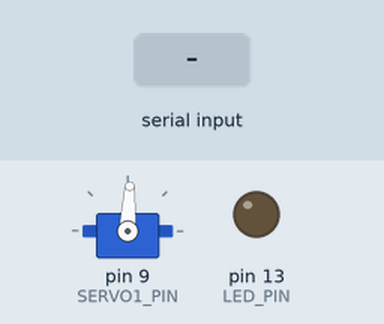
Simulated run of this sketch. Board: Arduino Uno, built with avr-gcc and run on an emulated ATmega328P. On the bench: servo, output pins drawn as LEDs (lit = HIGH). Inputs (shaded band) come from the test bench. What the sketch prints to the serial monitor is not drawn.

Above: at 1.7 s.
1.8 s: "T:45\n" received over Serial
At 2.1 s:
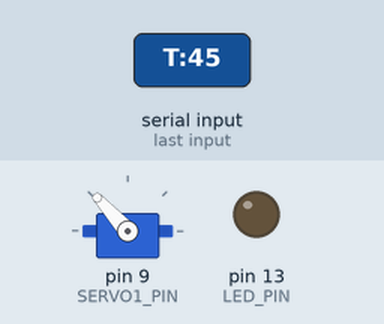
3.3 s: ":\n" received over Serial
4.8 s: "5\n" received over Serial
Timing chart, 0 to 7.8 s (numbered marks = the images above; inputs shaded):
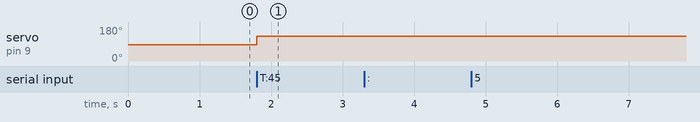

The sketch:

suspen_sim_arduino_v2.ino
```cpp
#include <Servo.h>

// =============================================================================
//  SUSPEN-SIM  —  Single Servo Firmware
//
//  Physical layout:
//    Servo → D9
//
//  Serial commands (115200 baud, newline-terminated):
//    X:<float>        — position metres, expected range ±2.0
//    P:<M>,<K>,<B>    — physics params (logged only)
//    T:<int>          — runtime trim e.g. T:-20  shifts S1 CW by 20°
//    C                — print current calibration to Serial Monitor
// =============================================================================

// ── Pins ─────────────────────────────────────────────────────────────────────
const int SERVO1_PIN = 9;    // servo
const int LED_PIN    = 13;

// ── Mechanical calibration ────────────────────────────────────────────────────
const int   BASE_ANGLE   = 87;      // neutral angle [°]
const float SCALE_FACTOR = 45.0f;   // °/m  →  ±2 m gives ±90° swing
const int   ANGLE_MIN    =  5;      // mechanical stop guard
const int   ANGLE_MAX    = 175;     // mechanical stop guard

// ── Direction ──────────────────────────────────────────────────────────────
//   DIR1 = true  → angle increases with x  (normal mount)
//   DIR1 = false → angle decreases with x  (mirrored mount)
const bool DIR1 = true;

// ── Trim (degrees) ─────────────────────────────────────────────────────────
//   Adjust via Serial Monitor with T: command, or set a starting value here.
int trimS1 = 0;

// ── Smoothing ─────────────────────────────────────────────────────────────────
const float SMOOTH_ALPHA  = 0.55f;

// ── Watchdog ──────────────────────────────────────────────────────────────────
const unsigned long WATCHDOG_MS    = 600UL;
const float         WATCHDOG_DECAY = 0.95f;

// ── Serial ────────────────────────────────────────────────────────────────────
const int BUF_SIZE = 48;
char      rxBuf[BUF_SIZE];
int       rxIdx = 0;

// ── State ─────────────────────────────────────────────────────────────────────
Servo         servo1;
float         smoothX       = 0.0f;
unsigned long lastPacketMs  = 0;
bool          everConnected = false;

// =============================================================================
//  xToAngle — single authoritative angle calculation
//  dir=true  : angle increases with x  (normal mount)
//  dir=false : angle decreases with x  (mirrored mount — negate x first)
// =============================================================================
int xToAngle(float x, bool dir, int trim) {
    float directed = dir ? x : -x;
    int   raw      = BASE_ANGLE + (int)(directed * SCALE_FACTOR) + trim;
    return constrain(raw, ANGLE_MIN, ANGLE_MAX);
}

void writeServo(float x) {
    int a1 = xToAngle(x, DIR1, trimS1);
    servo1.write(a1);
}

void printCalibration() {
    Serial.println(F("=== Calibration ==="));
    Serial.print(F("BASE="));         Serial.print(BASE_ANGLE);
    Serial.print(F("  SCALE="));      Serial.print(SCALE_FACTOR, 1);
    Serial.print(F("  ALPHA="));      Serial.println(SMOOTH_ALPHA, 2);
    Serial.print(F("DIR1="));         Serial.println(DIR1 ? "normal" : "inverted");
    Serial.print(F("trimS1="));       Serial.println(trimS1);
    Serial.print(F("Neutral="));      Serial.println(xToAngle(0, DIR1, trimS1));
    Serial.print(F("Angle limits: ")); Serial.print(ANGLE_MIN);
    Serial.print(F(" – "));           Serial.println(ANGLE_MAX);
}

// =============================================================================
//  Setup
// =============================================================================
void setup() {
    Serial.begin(115200);

    servo1.attach(SERVO1_PIN);

    // Move to calibrated neutral immediately on power-up
    servo1.write(xToAngle(0, DIR1, trimS1));

    pinMode(LED_PIN, OUTPUT);
    digitalWrite(LED_PIN, LOW);

    delay(500);
    printCalibration();
    Serial.println(F("SUSPEN-SIM SINGLE READY"));
    Serial.println(F("Tip: send C to print calibration, T:<s1> to trim live"));
}

// =============================================================================
//  Loop
// =============================================================================
void loop() {

    // ── Serial read ──────────────────────────────────────────────────────────
    while (Serial.available() > 0) {
        char ch = (char)Serial.read();
        if (ch == '\n' || ch == '\r') {
            rxBuf[rxIdx] = '\0';
            if (rxIdx > 0) parsePacket(rxBuf);
            rxIdx = 0;
        } else if (rxIdx < BUF_SIZE - 1) {
            rxBuf[rxIdx++] = ch;
        } else {
            rxIdx = 0;
        }
    }

    // ── Watchdog: drift servo to neutral when Python goes silent ───────────────
    if (everConnected && (millis() - lastPacketMs > WATCHDOG_MS)) {
        smoothX *= WATCHDOG_DECAY;
        writeServo(smoothX);
        digitalWrite(LED_PIN, (millis() % 500) < 250 ? HIGH : LOW);
    }

    delayMicroseconds(200);
}

// =============================================================================
//  Packet parser
// =============================================================================
void parsePacket(const char* pkt) {

    // ── X:<float>  Position command ──────────────────────────────────────────
    if (pkt[0] == 'X' && pkt[1] == ':') {
        const char* numStr = pkt + 2;
        if (numStr[0] == '\0') { Serial.println(F("ERR X: empty")); return; }

        float x = atof(numStr);
        if (x < -4.0f || x > 4.0f) {
            Serial.print(F("ERR X: out of range ")); Serial.println(x, 4);
            return;
        }

        smoothX = SMOOTH_ALPHA * x + (1.0f - SMOOTH_ALPHA) * smoothX;
        writeServo(smoothX);

        lastPacketMs  = millis();
        everConnected = true;
        digitalWrite(LED_PIN, HIGH);

        int a1 = xToAngle(smoothX, DIR1, trimS1);
        Serial.print(F("OK x=")); Serial.print(x, 4);
        Serial.print(F(" sx=")); Serial.print(smoothX, 4);
        Serial.print(F(" a1=")); Serial.println(a1);

    // ── P:<M>,<K>,<B>  Physics params ────────────────────────────────────────
    } else if (pkt[0] == 'P' && pkt[1] == ':') {
        Serial.print(F("PARAMS ")); Serial.println(pkt + 2);

    // ── T:<int>  Live trim ──────────────────────────────────────────────────
    //    Example: T:-25  drops horn down 25°
    //             T:0    reset trim
    } else if (pkt[0] == 'T' && pkt[1] == ':') {
        const char* p = pkt + 2;
        int t1 = (int)strtol(p, nullptr, 10);
        // Wider clamp (±60°) to handle large spline offsets without reseating
        trimS1 = constrain(t1, -60, 60);
        writeServo(smoothX);
        Serial.print(F("TRIM S1=")); Serial.println(trimS1);
        Serial.print(F("Neutral="));  Serial.println(xToAngle(0, DIR1, trimS1));

    // ── C  Print calibration ──────────────────────────────────────────────────
    } else if (pkt[0] == 'C') {
        printCalibration();

    } else {
        Serial.print(F("ERR unknown: ")); Serial.println(pkt);
    }
}
```

Measured:
- after the input at 1.8 s, servo on pin 9 (SERVO1_PIN): 87° → 132° at once
- after the input at 3.3 s, every drawn part: stays the same
- after the input at 4.8 s, every drawn part: stays the same
